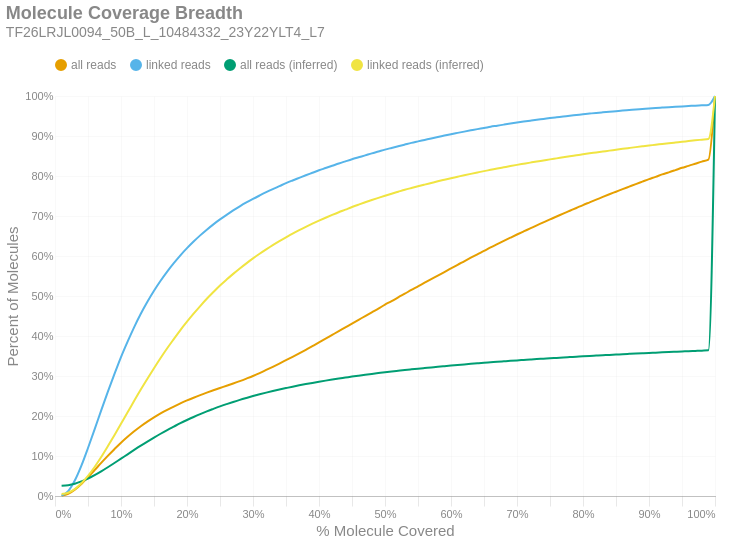

The code cell stored with this chart in its notebook:
### Markdown cell above
### Molecule Read Coverage
This chart shows molecule coverage breadth as computed by the number of bases aligned to that molecule. In other words, "*how much of each unique long molecule is actually sequenced/aligned?*" Keep in mind there is a distinction between sequences and alignments, since some sequences belonging to a particular molecule may not align well and wouldn't appear in the alignment data. This chart also shows molecule coverage breadth as computed by the *inferred fragment* from which the aligned sequences originate. Unlike read coverage, this calculation takes into account the total insert size, including unsequenced gaps between the forward and reverse reads. Like the previous figures, these are cumulative percents.

### Code cell
if SKIPLR:
    print_html(f"Skipped")
else:
    binned_df = consolidated_hist(valids['coverage_bp'], mask, 0.01, True)
    binned_df_inf = consolidated_hist(valids['coverage_inserts'], mask, 0.01, True)
    binned_df = binned_df.with_columns(pl.lit(binned_df_inf['all reads (cumsum)']).alias('all reads (inferred)'))
    binned_df = binned_df.with_columns(pl.lit(binned_df_inf['linked reads (cumsum)']).alias('linked reads (inferred)'))
    binned_df = binned_df.with_columns(
        (pl.col('bin').cast(pl.Float64) + 0.01).alias('right_edge')
    )

    with SafeRender(binned_df):
        (
            density_plot(binned_df, 'Molecule Coverage Breadth', samplename, 'molcov', ['all reads (inferred)','linked reads (inferred)'])
            .encode(
                #x=alt.X('bin:Q', title="% Molecule Covered").axis(format = '%').scale(padding=0),
                x=alt.X('right_edge:Q', title="% Molecule Covered").axis(format='%').scale(padding=0),
                y=alt.Y('value:Q', title='Percent of Molecules')
                    .axis(format='%')
                    .stack(False)
                    .scale(domainMin=0, padding=0),
                color=alt.Color("key:N").scale(domain = ["all reads", "linked reads", "all reads (inferred)", "linked reads (inferred)"]),
                tooltip = [
                    alt.Tooltip("key:N", title = "Data Type"),
                    alt.Tooltip("range_label:N", title="% Molecule Covered"),
                    alt.Tooltip("value:Q", format = ".2%", title="% Molecules")
                ]
            )
        ).display()

### Figure 1 — Vega-Lite specification as saved in the notebook (floating-point values rounded to 4 significant figures)
{"width": "container", "height": 400, "config": {"title": {"anchor": "start", "dy": -15, "fontSize": 18, "color": "#888888", "subtitleColor": "#888888", "subtitleFontSize": 14}, "arc": {"fill": "#0072B2"}, "axis": {"domainColor": "#888888", "domainWidth": 0.5, "gridWidth": 0.2, "grid": false, "titleFontWeight": 400, "titleFontSize": 15, "labelFontSize": 11, "labelColor": "#888888", "tickColor": "#888888", "tickWidth": 0.2, "titleColor": "#888888"}, "axisBand": {"grid": false}, "axisX": {"grid": true, "tickSize": 10, "domainCap": "round"}, "axisY": {"domain": false, "grid": true, "tickSize": 0, "domainCap": "round"}, "background": "transparent", "header": {"labelFontSize": 15, "labelColor": "#888888", "titleFontSize": 15, "titleFontWeight": 600, "titleColor": "#888888"}, "legend": {"labelFont": "sans-serif", "labelFontSize": 12, "labelColor": "#888888", "symbolSize": 100, "symbolType": "circle", "titleFontSize": 12, "titlePadding": 10, "titleColor": "#888888", "title": null, "orient": "top"}, "range": {"category": ["#E69F00", "#56B4E9", "#009E73", "#F0E442", "#0072B2", "#D55E00", "#CC79A7", "#000000"], "diverging": ["#cfe8f3", "#a2d4ec", "#73bfe2", "#46abdb", "#1696d2", "#12719e"]}, "area": {"fill": "#0072B2", "fillOpacity": 0.7, "line": true, "strokeOpacity": 0.7}, "line": {"color": "#0072B2", "stroke": "#0072B2", "strokeWidth": 2}, "trail": {"color": "#0072B2", "stroke": "#0072B2", "strokeWidth": 0, "size": 1}, "point": {"filled": true, "fillOpacity": 1.0, "size": 95}, "text": {"color": "#888888", "fontSize": 11, "align": "right", "fontWeight": 400, "size": 11}, "bar": {"fill": "#0072B2", "stroke": null}, "view": {"stroke": null, "continuousWidth": 660, "continuousHeight": 400}}, "data": {"name": "data-88b20ca5277ea9f97d6bed9be1112020"}, "mark": {"type": "line", "interpolate": "monotone", "point": {"opacity": 0, "size": 275}}, "encoding": {"color": {"field": "key", "scale": {"domain": ["all reads", "linked reads", "all reads (inferred)", "linked reads (inferred)"]}, "type": "nominal"}, "tooltip": [{"field": "key", "title": "Data Type", "type": "nominal"}, {"field": "range_label", "title": "% Molecule Covered", "type": "nominal"}, {"field": "value", "format": ".2%", "title": "% Molecules", "type": "quantitative"}], "x": {"axis": {"format": "%"}, "field": "right_edge", "scale": {"padding": 0}, "title": "% Molecule Covered", "type": "quantitative"}, "y": {"axis": {"format": "%"}, "field": "value", "scale": {"domainMin": 0, "padding": 0}, "stack": false, "title": "Percent of Molecules", "type": "quantitative"}}, "params": [{"name": "param_c36ac31b6afebe62", "select": {"type": "point", "fields": ["key"]}, "bind": "legend"}], "title": {"text": "Molecule Coverage Breadth", "subtitle": "TF26LRJL0094_50B_L_10484332_23Y22YLT4_L7"}, "transform": [{"fold": ["all reads (cumsum)", "linked reads (cumsum)", "all reads (inferred)", "linked reads (inferred)"]}, {"calculate": "replace(datum.key, ' (cumsum)', '')", "as": "key"}, {"filter": {"param": "param_c36ac31b6afebe62"}}], "usermeta": {"embedOptions": {"downloadFileName": "TF26LRJL0094_50B_L_10484332_23Y22YLT4_L7.molcov"}}, "$schema": "https://vega.github.io/schema/vega-lite/v6.4.1.json", "datasets": {"data-88b20ca5277ea9f97d6bed9be1112020": [{"bin": "0.0", "interval": "0.0-0.01", "all reads": 0.0004377, "linked reads": 0.0006977, "all reads (cumsum)": 0.0004377, "linked reads (cumsum)": 0.0006977, "range_label": "0.0-0.01", "all reads (inferred)": 0.02551, "linked reads (inferred)": 0.004897, "right_edge": 0.01}, {"bin": "0.01", "interval": "0.01-0.02", "all reads": 0.00489, "linked reads": 0.01153, "all reads (cumsum)": 0.005327, "linked reads (cumsum)": 0.01223, "range_label": "0.01-0.02", "all reads (inferred)": 0.02705, "linked reads (inferred)": 0.008216, "right_edge": 0.02}, {"bin": "0.02", "interval": "0.02-0.03", "all reads": 0.01053, "linked reads": 0.02645, "all reads (cumsum)": 0.01586, "linked reads (cumsum)": 0.03868, "range_label": "0.02-0.03", "all reads (inferred)": 0.0307, "linked reads (inferred)": 0.01718, "right_edge": 0.03}, {"bin": "0.03", "interval": "0.03-0.04", "all reads": 0.0143, "linked reads": 0.03719, "all reads (cumsum)": 0.03015, "linked reads (cumsum)": 0.07586, "range_label": "0.03-0.04", "all reads (inferred)": 0.03642, "linked reads (inferred)": 0.03173, "right_edge": 0.04}, {"bin": "0.04", "interval": "0.04-0.05", "all reads": 0.01684, "linked reads": 0.04409, "all reads (cumsum)": 0.04699, "linked reads (cumsum)": 0.12, "range_label": "0.04-0.05", "all reads (inferred)": 0.04367, "linked reads (inferred)": 0.05031, "right_edge": 0.05}, {"bin": "0.05", "interval": "0.05-0.06", "all reads": 0.01767, "linked reads": 0.04647, "all reads (cumsum)": 0.06466, "linked reads (cumsum)": 0.1664, "range_label": "0.05-0.06", "all reads (inferred)": 0.05219, "linked reads (inferred)": 0.07249, "right_edge": 0.06}, {"bin": "0.06", "interval": "0.06-0.07", "all reads": 0.01807, "linked reads": 0.04764, "all reads (cumsum)": 0.08273, "linked reads (cumsum)": 0.2141, "range_label": "0.06-0.07", "all reads (inferred)": 0.0617, "linked reads (inferred)": 0.09733, "right_edge": 0.07}, {"bin": "0.07", "interval": "0.07-0.08", "all reads": 0.0175, "linked reads": 0.04615, "all reads (cumsum)": 0.1002, "linked reads (cumsum)": 0.2602, "range_label": "0.07-0.08", "all reads (inferred)": 0.07192, "linked reads (inferred)": 0.1242, "right_edge": 0.08}, {"bin": "0.08", "interval": "0.08-0.09", "all reads": 0.01684, "linked reads": 0.04446, "all reads (cumsum)": 0.1171, "linked reads (cumsum)": 0.3047, "range_label": "0.08-0.09", "all reads (inferred)": 0.08251, "linked reads (inferred)": 0.152, "right_edge": 0.09}, {"bin": "0.09", "interval": "0.09-0.1", "all reads": 0.0162, "linked reads": 0.04275, "all reads (cumsum)": 0.1333, "linked reads (cumsum)": 0.3474, "range_label": "0.09-0.1", "all reads (inferred)": 0.09342, "linked reads (inferred)": 0.1808, "right_edge": 0.1}, {"bin": "0.1", "interval": "0.1-0.11", "all reads": 0.01468, "linked reads": 0.0386, "all reads (cumsum)": 0.1479, "linked reads (cumsum)": 0.386, "range_label": "0.1-0.11", "all reads (inferred)": 0.1042, "linked reads (inferred)": 0.2093, "right_edge": 0.11}, {"bin": "0.11", "interval": "0.11-0.12", "all reads": 0.0138, "linked reads": 0.03634, "all reads (cumsum)": 0.1617, "linked reads (cumsum)": 0.4224, "range_label": "0.11-0.12", "all reads (inferred)": 0.1151, "linked reads (inferred)": 0.2381, "right_edge": 0.12}, {"bin": "0.12", "interval": "0.12-0.13", "all reads": 0.01271, "linked reads": 0.03325, "all reads (cumsum)": 0.1744, "linked reads (cumsum)": 0.4556, "range_label": "0.12-0.13", "all reads (inferred)": 0.1258, "linked reads (inferred)": 0.2662, "right_edge": 0.13}, {"bin": "0.13", "interval": "0.13-0.14", "all reads": 0.0115, "linked reads": 0.02997, "all reads (cumsum)": 0.1859, "linked reads (cumsum)": 0.4856, "range_label": "0.13-0.14", "all reads (inferred)": 0.136, "linked reads (inferred)": 0.2932, "right_edge": 0.14}, {"bin": "0.14", "interval": "0.14-0.15", "all reads": 0.01065, "linked reads": 0.02748, "all reads (cumsum)": 0.1966, "linked reads (cumsum)": 0.5131, "range_label": "0.14-0.15", "all reads (inferred)": 0.146, "linked reads (inferred)": 0.3196, "right_edge": 0.15}, {"bin": "0.15", "interval": "0.15-0.16", "all reads": 0.009786, "linked reads": 0.02507, "all reads (cumsum)": 0.2064, "linked reads (cumsum)": 0.5381, "range_label": "0.15-0.16", "all reads (inferred)": 0.1556, "linked reads (inferred)": 0.345, "right_edge": 0.16}, {"bin": "0.16", "interval": "0.16-0.17", "all reads": 0.00897, "linked reads": 0.02289, "all reads (cumsum)": 0.2154, "linked reads (cumsum)": 0.561, "range_label": "0.16-0.17", "all reads (inferred)": 0.1648, "linked reads (inferred)": 0.3693, "right_edge": 0.17}, {"bin": "0.17", "interval": "0.17-0.18", "all reads": 0.008326, "linked reads": 0.02099, "all reads (cumsum)": 0.2237, "linked reads (cumsum)": 0.582, "range_label": "0.17-0.18", "all reads (inferred)": 0.1735, "linked reads (inferred)": 0.3923, "right_edge": 0.18}, {"bin": "0.18", "interval": "0.18-0.19", "all reads": 0.007901, "linked reads": 0.01965, "all reads (cumsum)": 0.2316, "linked reads (cumsum)": 0.6017, "range_label": "0.18-0.19", "all reads (inferred)": 0.1821, "linked reads (inferred)": 0.4149, "right_edge": 0.19}, {"bin": "0.19", "interval": "0.19-0.2", "all reads": 0.007289, "linked reads": 0.01791, "all reads (cumsum)": 0.2389, "linked reads (cumsum)": 0.6196, "range_label": "0.19-0.2", "all reads (inferred)": 0.1899, "linked reads (inferred)": 0.4358, "right_edge": 0.2}, {"bin": "0.2", "interval": "0.2-0.21", "all reads": 0.006828, "linked reads": 0.01651, "all reads (cumsum)": 0.2457, "linked reads (cumsum)": 0.6361, "range_label": "0.2-0.21", "all reads (inferred)": 0.1975, "linked reads (inferred)": 0.4557, "right_edge": 0.21}, {"bin": "0.21", "interval": "0.21-0.22", "all reads": 0.006512, "linked reads": 0.01549, "all reads (cumsum)": 0.2522, "linked reads (cumsum)": 0.6516, "range_label": "0.21-0.22", "all reads (inferred)": 0.2047, "linked reads (inferred)": 0.4748, "right_edge": 0.22}, {"bin": "0.22", "interval": "0.22-0.23", "all reads": 0.006128, "linked reads": 0.01421, "all reads (cumsum)": 0.2583, "linked reads (cumsum)": 0.6658, "range_label": "0.22-0.23", "all reads (inferred)": 0.2116, "linked reads (inferred)": 0.493, "right_edge": 0.23}, {"bin": "0.23", "interval": "0.23-0.24", "all reads": 0.005937, "linked reads": 0.01334, "all reads (cumsum)": 0.2643, "linked reads (cumsum)": 0.6791, "range_label": "0.23-0.24", "all reads (inferred)": 0.218, "linked reads (inferred)": 0.5098, "right_edge": 0.24}, {"bin": "0.24", "interval": "0.24-0.25", "all reads": 0.005706, "linked reads": 0.01235, "all reads (cumsum)": 0.27, "linked reads (cumsum)": 0.6915, "range_label": "0.24-0.25", "all reads (inferred)": 0.2242, "linked reads (inferred)": 0.5262, "right_edge": 0.25}, {"bin": "0.25", "interval": "0.25-0.26", "all reads": 0.005548, "linked reads": 0.01141, "all reads (cumsum)": 0.2755, "linked reads (cumsum)": 0.7029, "range_label": "0.25-0.26", "all reads (inferred)": 0.2298, "linked reads (inferred)": 0.5411, "right_edge": 0.26}, {"bin": "0.26", "interval": "0.26-0.27", "all reads": 0.005716, "linked reads": 0.01097, "all reads (cumsum)": 0.2812, "linked reads (cumsum)": 0.7138, "range_label": "0.26-0.27", "all reads (inferred)": 0.2352, "linked reads (inferred)": 0.5553, "right_edge": 0.27}, {"bin": "0.27", "interval": "0.27-0.28", "all reads": 0.005948, "linked reads": 0.01029, "all reads (cumsum)": 0.2872, "linked reads (cumsum)": 0.7241, "range_label": "0.27-0.28", "all reads (inferred)": 0.2404, "linked reads (inferred)": 0.5689, "right_edge": 0.28}, {"bin": "0.28", "interval": "0.28-0.29", "all reads": 0.006295, "linked reads": 0.009647, "all reads (cumsum)": 0.2935, "linked reads (cumsum)": 0.7338, "range_label": "0.28-0.29", "all reads (inferred)": 0.2452, "linked reads (inferred)": 0.5817, "right_edge": 0.29}, {"bin": "0.29", "interval": "0.29-0.3", "all reads": 0.006537, "linked reads": 0.008961, "all reads (cumsum)": 0.3, "linked reads (cumsum)": 0.7427, "range_label": "0.29-0.3", "all reads (inferred)": 0.2499, "linked reads (inferred)": 0.594, "right_edge": 0.3}, {"bin": "0.3", "interval": "0.3-0.31", "all reads": 0.007256, "linked reads": 0.008537, "all reads (cumsum)": 0.3073, "linked reads (cumsum)": 0.7513, "range_label": "0.3-0.31", "all reads (inferred)": 0.2542, "linked reads (inferred)": 0.6056, "right_edge": 0.31}, {"bin": "0.31", "interval": "0.31-0.32", "all reads": 0.007803, "linked reads": 0.00829, "all reads (cumsum)": 0.3151, "linked reads (cumsum)": 0.7596, "range_label": "0.31-0.32", "all reads (inferred)": 0.2584, "linked reads (inferred)": 0.6165, "right_edge": 0.32}, {"bin": "0.32", "interval": "0.32-0.33", "all reads": 0.007952, "linked reads": 0.007773, "all reads (cumsum)": 0.323, "linked reads (cumsum)": 0.7673, "range_label": "0.32-0.33", "all reads (inferred)": 0.2624, "linked reads (inferred)": 0.6271, "right_edge": 0.33}, {"bin": "0.33", "interval": "0.33-0.34", "all reads": 0.008128, "linked reads": 0.007335, "all reads (cumsum)": 0.3312, "linked reads (cumsum)": 0.7747, "range_label": "0.33-0.34", "all reads (inferred)": 0.2662, "linked reads (inferred)": 0.6371, "right_edge": 0.34}, {"bin": "0.34", "interval": "0.34-0.35", "all reads": 0.008385, "linked reads": 0.007441, "all reads (cumsum)": 0.3395, "linked reads (cumsum)": 0.7821, "range_label": "0.34-0.35", "all reads (inferred)": 0.2698, "linked reads (inferred)": 0.6467, "right_edge": 0.35}, {"bin": "0.35", "interval": "0.35-0.36", "all reads": 0.008405, "linked reads": 0.00675, "all reads (cumsum)": 0.348, "linked reads (cumsum)": 0.7889, "range_label": "0.35-0.36", "all reads (inferred)": 0.2733, "linked reads (inferred)": 0.656, "right_edge": 0.36}, {"bin": "0.36", "interval": "0.36-0.37", "all reads": 0.008647, "linked reads": 0.006535, "all reads (cumsum)": 0.3566, "linked reads (cumsum)": 0.7954, "range_label": "0.36-0.37", "all reads (inferred)": 0.2766, "linked reads (inferred)": 0.6646, "right_edge": 0.37}, {"bin": "0.37", "interval": "0.37-0.38", "all reads": 0.008917, "linked reads": 0.006493, "all reads (cumsum)": 0.3655, "linked reads (cumsum)": 0.8019, "range_label": "0.37-0.38", "all reads (inferred)": 0.2797, "linked reads (inferred)": 0.6729, "right_edge": 0.38}, {"bin": "0.38", "interval": "0.38-0.39", "all reads": 0.009038, "linked reads": 0.006162, "all reads (cumsum)": 0.3746, "linked reads (cumsum)": 0.8081, "range_label": "0.38-0.39", "all reads (inferred)": 0.2828, "linked reads (inferred)": 0.6808, "right_edge": 0.39}, {"bin": "0.39", "interval": "0.39-0.4", "all reads": 0.009426, "linked reads": 0.00616, "all reads (cumsum)": 0.384, "linked reads (cumsum)": 0.8142, "range_label": "0.39-0.4", "all reads (inferred)": 0.2856, "linked reads (inferred)": 0.6884, "right_edge": 0.4}, {"bin": "0.4", "interval": "0.4-0.41", "all reads": 0.009219, "linked reads": 0.005648, "all reads (cumsum)": 0.3932, "linked reads (cumsum)": 0.8199, "range_label": "0.4-0.41", "all reads (inferred)": 0.2884, "linked reads (inferred)": 0.6957, "right_edge": 0.41}, {"bin": "0.41", "interval": "0.41-0.42", "all reads": 0.009521, "linked reads": 0.005671, "all reads (cumsum)": 0.4027, "linked reads (cumsum)": 0.8255, "range_label": "0.41-0.42", "all reads (inferred)": 0.2911, "linked reads (inferred)": 0.7027, "right_edge": 0.42}, {"bin": "0.42", "interval": "0.42-0.43", "all reads": 0.009536, "linked reads": 0.005714, "all reads (cumsum)": 0.4123, "linked reads (cumsum)": 0.8313, "range_label": "0.42-0.43", "all reads (inferred)": 0.2937, "linked reads (inferred)": 0.7095, "right_edge": 0.43}, {"bin": "0.43", "interval": "0.43-0.44", "all reads": 0.009405, "linked reads": 0.005325, "all reads (cumsum)": 0.4217, "linked reads (cumsum)": 0.8366, "range_label": "0.43-0.44", "all reads (inferred)": 0.2961, "linked reads (inferred)": 0.7159, "right_edge": 0.44}, {"bin": "0.44", "interval": "0.44-0.45", "all reads": 0.00952, "linked reads": 0.005255, "all reads (cumsum)": 0.4312, "linked reads (cumsum)": 0.8418, "range_label": "0.44-0.45", "all reads (inferred)": 0.2986, "linked reads (inferred)": 0.7225, "right_edge": 0.45}, {"bin": "0.45", "interval": "0.45-0.46", "all reads": 0.009371, "linked reads": 0.004924, "all reads (cumsum)": 0.4406, "linked reads (cumsum)": 0.8468, "range_label": "0.45-0.46", "all reads (inferred)": 0.3009, "linked reads (inferred)": 0.7285, "right_edge": 0.46}, {"bin": "0.46", "interval": "0.46-0.47", "all reads": 0.009221, "linked reads": 0.004858, "all reads (cumsum)": 0.4498, "linked reads (cumsum)": 0.8516, "range_label": "0.46-0.47", "all reads (inferred)": 0.3031, "linked reads (inferred)": 0.7343, "right_edge": 0.47}, {"bin": "0.47", "interval": "0.47-0.48", "all reads": 0.009406, "linked reads": 0.004977, "all reads (cumsum)": 0.4592, "linked reads (cumsum)": 0.8566, "range_label": "0.47-0.48", "all reads (inferred)": 0.3052, "linked reads (inferred)": 0.7399, "right_edge": 0.48}, {"bin": "0.48", "interval": "0.48-0.49", "all reads": 0.009122, "linked reads": 0.004614, "all reads (cumsum)": 0.4683, "linked reads (cumsum)": 0.8612, "range_label": "0.48-0.49", "all reads (inferred)": 0.3073, "linked reads (inferred)": 0.7453, "right_edge": 0.49}, {"bin": "0.49", "interval": "0.49-0.5", "all reads": 0.01016, "linked reads": 0.004678, "all reads (cumsum)": 0.4785, "linked reads (cumsum)": 0.8659, "range_label": "0.49-0.5", "all reads (inferred)": 0.3093, "linked reads (inferred)": 0.7506, "right_edge": 0.5}, {"bin": "0.5", "interval": "0.5-0.51", "all reads": 0.008622, "linked reads": 0.004294, "all reads (cumsum)": 0.4871, "linked reads (cumsum)": 0.8702, "range_label": "0.5-0.51", "all reads (inferred)": 0.3113, "linked reads (inferred)": 0.7558, "right_edge": 0.51}, {"bin": "0.51", "interval": "0.51-0.52", "all reads": 0.009527, "linked reads": 0.004237, "all reads (cumsum)": 0.4966, "linked reads (cumsum)": 0.8744, "range_label": "0.51-0.52", "all reads (inferred)": 0.3132, "linked reads (inferred)": 0.7607, "right_edge": 0.52}, {"bin": "0.52", "interval": "0.52-0.53", "all reads": 0.009129, "linked reads": 0.004205, "all reads (cumsum)": 0.5057, "linked reads (cumsum)": 0.8786, "range_label": "0.52-0.53", "all reads (inferred)": 0.315, "linked reads (inferred)": 0.7655, "right_edge": 0.53}, {"bin": "0.53", "interval": "0.53-0.54", "all reads": 0.00945, "linked reads": 0.004192, "all reads (cumsum)": 0.5152, "linked reads (cumsum)": 0.8828, "range_label": "0.53-0.54", "all reads (inferred)": 0.3167, "linked reads (inferred)": 0.7699, "right_edge": 0.54}, {"bin": "0.54", "interval": "0.54-0.55", "all reads": 0.008864, "linked reads": 0.003761, "all reads (cumsum)": 0.5241, "linked reads (cumsum)": 0.8866, "range_label": "0.54-0.55", "all reads (inferred)": 0.3183, "linked reads (inferred)": 0.7743, "right_edge": 0.55}, {"bin": "0.55", "interval": "0.55-0.56", "all reads": 0.009104, "linked reads": 0.003676, "all reads (cumsum)": 0.5332, "linked reads (cumsum)": 0.8903, "range_label": "0.55-0.56", "all reads (inferred)": 0.3199, "linked reads (inferred)": 0.7785, "right_edge": 0.56}, {"bin": "0.56", "interval": "0.56-0.57", "all reads": 0.00907, "linked reads": 0.003708, "all reads (cumsum)": 0.5422, "linked reads (cumsum)": 0.894, "range_label": "0.56-0.57", "all reads (inferred)": 0.3215, "linked reads (inferred)": 0.7826, "right_edge": 0.57}, {"bin": "0.57", "interval": "0.57-0.58", "all reads": 0.008746, "linked reads": 0.003606, "all reads (cumsum)": 0.551, "linked reads (cumsum)": 0.8976, "range_label": "0.57-0.58", "all reads (inferred)": 0.3232, "linked reads (inferred)": 0.7868, "right_edge": 0.58}, {"bin": "0.58", "interval": "0.58-0.59", "all reads": 0.008886, "linked reads": 0.003436, "all reads (cumsum)": 0.5599, "linked reads (cumsum)": 0.901, "range_label": "0.58-0.59", "all reads (inferred)": 0.3247, "linked reads (inferred)": 0.7907, "right_edge": 0.59}, {"bin": "0.59", "interval": "0.59-0.6", "all reads": 0.009165, "linked reads": 0.003536, "all reads (cumsum)": 0.569, "linked reads (cumsum)": 0.9045, "range_label": "0.59-0.6", "all reads (inferred)": 0.3262, "linked reads (inferred)": 0.7945, "right_edge": 0.6}, {"bin": "0.6", "interval": "0.6-0.61", "all reads": 0.0087, "linked reads": 0.003233, "all reads (cumsum)": 0.5777, "linked reads (cumsum)": 0.9078, "range_label": "0.6-0.61", "all reads (inferred)": 0.3276, "linked reads (inferred)": 0.7982, "right_edge": 0.61}, {"bin": "0.61", "interval": "0.61-0.62", "all reads": 0.009117, "linked reads": 0.003199, "all reads (cumsum)": 0.5868, "linked reads (cumsum)": 0.911, "range_label": "0.61-0.62", "all reads (inferred)": 0.329, "linked reads (inferred)": 0.8018, "right_edge": 0.62}, {"bin": "0.62", "interval": "0.62-0.63", "all reads": 0.008816, "linked reads": 0.003148, "all reads (cumsum)": 0.5957, "linked reads (cumsum)": 0.9141, "range_label": "0.62-0.63", "all reads (inferred)": 0.3304, "linked reads (inferred)": 0.8053, "right_edge": 0.63}, {"bin": "0.63", "interval": "0.63-0.64", "all reads": 0.008615, "linked reads": 0.003107, "all reads (cumsum)": 0.6043, "linked reads (cumsum)": 0.9172, "range_label": "0.63-0.64", "all reads (inferred)": 0.3317, "linked reads (inferred)": 0.8088, "right_edge": 0.64}, {"bin": "0.64", "interval": "0.64-0.65", "all reads": 0.008388, "linked reads": 0.002799, "all reads (cumsum)": 0.6127, "linked reads (cumsum)": 0.92, "range_label": "0.64-0.65", "all reads (inferred)": 0.333, "linked reads (inferred)": 0.8122, "right_edge": 0.65}, {"bin": "0.65", "interval": "0.65-0.66", "all reads": 0.008834, "linked reads": 0.003086, "all reads (cumsum)": 0.6215, "linked reads (cumsum)": 0.9231, "range_label": "0.65-0.66", "all reads (inferred)": 0.3342, "linked reads (inferred)": 0.8154, "right_edge": 0.66}, {"bin": "0.66", "interval": "0.66-0.67", "all reads": 0.008075, "linked reads": 0.002606, "all reads (cumsum)": 0.6296, "linked reads (cumsum)": 0.9257, "range_label": "0.66-0.67", "all reads (inferred)": 0.3355, "linked reads (inferred)": 0.8187, "right_edge": 0.67}, {"bin": "0.67", "interval": "0.67-0.68", "all reads": 0.00814, "linked reads": 0.002691, "all reads (cumsum)": 0.6377, "linked reads (cumsum)": 0.9284, "range_label": "0.67-0.68", "all reads (inferred)": 0.3367, "linked reads (inferred)": 0.8217, "right_edge": 0.68}, {"bin": "0.68", "interval": "0.68-0.69", "all reads": 0.008046, "linked reads": 0.00264, "all reads (cumsum)": 0.6458, "linked reads (cumsum)": 0.931, "range_label": "0.68-0.69", "all reads (inferred)": 0.3379, "linked reads (inferred)": 0.8248, "right_edge": 0.69}, {"bin": "0.69", "interval": "0.69-0.7", "all reads": 0.007934, "linked reads": 0.002528, "all reads (cumsum)": 0.6537, "linked reads (cumsum)": 0.9336, "range_label": "0.69-0.7", "all reads (inferred)": 0.339, "linked reads (inferred)": 0.8278, "right_edge": 0.7}, {"bin": "0.7", "interval": "0.7-0.71", "all reads": 0.007689, "linked reads": 0.002403, "all reads (cumsum)": 0.6614, "linked reads (cumsum)": 0.936, "range_label": "0.7-0.71", "all reads (inferred)": 0.3401, "linked reads (inferred)": 0.8306, "right_edge": 0.71}, {"bin": "0.71", "interval": "0.71-0.72", "all reads": 0.007574, "linked reads": 0.002313, "all reads (cumsum)": 0.669, "linked reads (cumsum)": 0.9383, "range_label": "0.71-0.72", "all reads (inferred)": 0.3412, "linked reads (inferred)": 0.8334, "right_edge": 0.72}, {"bin": "0.72", "interval": "0.72-0.73", "all reads": 0.007716, "linked reads": 0.002246, "all reads (cumsum)": 0.6767, "linked reads (cumsum)": 0.9405, "range_label": "0.72-0.73", "all reads (inferred)": 0.3423, "linked reads (inferred)": 0.8362, "right_edge": 0.73}, {"bin": "0.73", "interval": "0.73-0.74", "all reads": 0.007403, "linked reads": 0.002053, "all reads (cumsum)": 0.6841, "linked reads (cumsum)": 0.9426, "range_label": "0.73-0.74", "all reads (inferred)": 0.3433, "linked reads (inferred)": 0.8388, "right_edge": 0.74}, {"bin": "0.74", "interval": "0.74-0.75", "all reads": 0.00757, "linked reads": 0.002154, "all reads (cumsum)": 0.6916, "linked reads (cumsum)": 0.9447, "range_label": "0.74-0.75", "all reads (inferred)": 0.3443, "linked reads (inferred)": 0.8415, "right_edge": 0.75}, {"bin": "0.75", "interval": "0.75-0.76", "all reads": 0.007063, "linked reads": 0.001985, "all reads (cumsum)": 0.6987, "linked reads (cumsum)": 0.9467, "range_label": "0.75-0.76", "all reads (inferred)": 0.3453, "linked reads (inferred)": 0.8441, "right_edge": 0.76}, {"bin": "0.76", "interval": "0.76-0.77", "all reads": 0.007251, "linked reads": 0.00194, "all reads (cumsum)": 0.706, "linked reads (cumsum)": 0.9487, "range_label": "0.76-0.77", "all reads (inferred)": 0.3463, "linked reads (inferred)": 0.8467, "right_edge": 0.77}, {"bin": "0.77", "interval": "0.77-0.78", "all reads": 0.00709, "linked reads": 0.002025, "all reads (cumsum)": 0.713, "linked reads (cumsum)": 0.9507, "range_label": "0.77-0.78", "all reads (inferred)": 0.3473, "linked reads (inferred)": 0.8492, "right_edge": 0.78}, {"bin": "0.78", "interval": "0.78-0.79", "all reads": 0.007047, "linked reads": 0.001796, "all reads (cumsum)": 0.7201, "linked reads (cumsum)": 0.9525, "range_label": "0.78-0.79", "all reads (inferred)": 0.3483, "linked reads (inferred)": 0.8518, "right_edge": 0.79}, {"bin": "0.79", "interval": "0.79-0.8", "all reads": 0.007289, "linked reads": 0.001885, "all reads (cumsum)": 0.7274, "linked reads (cumsum)": 0.9544, "range_label": "0.79-0.8", "all reads (inferred)": 0.3493, "linked reads (inferred)": 0.8543, "right_edge": 0.8}, {"bin": "0.8", "interval": "0.8-0.81", "all reads": 0.006698, "linked reads": 0.00169, "all reads (cumsum)": 0.7341, "linked reads (cumsum)": 0.9561, "range_label": "0.8-0.81", "all reads (inferred)": 0.3502, "linked reads (inferred)": 0.8566, "right_edge": 0.81}, {"bin": "0.81", "interval": "0.81-0.82", "all reads": 0.006723, "linked reads": 0.001673, "all reads (cumsum)": 0.7408, "linked reads (cumsum)": 0.9577, "range_label": "0.81-0.82", "all reads (inferred)": 0.351, "linked reads (inferred)": 0.8588, "right_edge": 0.82}, {"bin": "0.82", "interval": "0.82-0.83", "all reads": 0.006867, "linked reads": 0.001528, "all reads (cumsum)": 0.7477, "linked reads (cumsum)": 0.9593, "range_label": "0.82-0.83", "all reads (inferred)": 0.3519, "linked reads (inferred)": 0.8611, "right_edge": 0.83}, {"bin": "0.83", "interval": "0.83-0.84", "all reads": 0.006707, "linked reads": 0.001473, "all reads (cumsum)": 0.7544, "linked reads (cumsum)": 0.9607, "range_label": "0.83-0.84", "all reads (inferred)": 0.3528, "linked reads (inferred)": 0.8634, "right_edge": 0.84}, {"bin": "0.84", "interval": "0.84-0.85", "all reads": 0.006382, "linked reads": 0.001412, "all reads (cumsum)": 0.7608, "linked reads (cumsum)": 0.9622, "range_label": "0.84-0.85", "all reads (inferred)": 0.3536, "linked reads (inferred)": 0.8656, "right_edge": 0.85}, {"bin": "0.85", "interval": "0.85-0.86", "all reads": 0.006428, "linked reads": 0.001439, "all reads (cumsum)": 0.7672, "linked reads (cumsum)": 0.9636, "range_label": "0.85-0.86", "all reads (inferred)": 0.3545, "linked reads (inferred)": 0.8679, "right_edge": 0.86}, {"bin": "0.86", "interval": "0.86-0.87", "all reads": 0.006289, "linked reads": 0.001299, "all reads (cumsum)": 0.7735, "linked reads (cumsum)": 0.9649, "range_label": "0.86-0.87", "all reads (inferred)": 0.3553, "linked reads (inferred)": 0.8701, "right_edge": 0.87}, {"bin": "0.87", "interval": "0.87-0.88", "all reads": 0.006288, "linked reads": 0.001335, "all reads (cumsum)": 0.7798, "linked reads (cumsum)": 0.9662, "range_label": "0.87-0.88", "all reads (inferred)": 0.3561, "linked reads (inferred)": 0.8722, "right_edge": 0.88}, {"bin": "0.88", "interval": "0.88-0.89", "all reads": 0.006159, "linked reads": 0.001254, "all reads (cumsum)": 0.7859, "linked reads (cumsum)": 0.9675, "range_label": "0.88-0.89", "all reads (inferred)": 0.3569, "linked reads (inferred)": 0.8742, "right_edge": 0.89}, {"bin": "0.89", "interval": "0.89-0.9", "all reads": 0.006167, "linked reads": 0.001295, "all reads (cumsum)": 0.7921, "linked reads (cumsum)": 0.9688, "range_label": "0.89-0.9", "all reads (inferred)": 0.3577, "linked reads (inferred)": 0.8762, "right_edge": 0.9}, {"bin": "0.9", "interval": "0.9-0.91", "all reads": 0.005657, "linked reads": 0.001197, "all reads (cumsum)": 0.7977, "linked reads (cumsum)": 0.97, "range_label": "0.9-0.91", "all reads (inferred)": 0.3584, "linked reads (inferred)": 0.8781, "right_edge": 0.91}, {"bin": "0.91", "interval": "0.91-0.92", "all reads": 0.006269, "linked reads": 0.001057, "all reads (cumsum)": 0.804, "linked reads (cumsum)": 0.971, "range_label": "0.91-0.92", "all reads (inferred)": 0.3592, "linked reads (inferred)": 0.8801, "right_edge": 0.92}, {"bin": "0.92", "interval": "0.92-0.93", "all reads": 0.005092, "linked reads": 0.001048, "all reads (cumsum)": 0.8091, "linked reads (cumsum)": 0.9721, "range_label": "0.92-0.93", "all reads (inferred)": 0.3599, "linked reads (inferred)": 0.882, "right_edge": 0.93}, {"bin": "0.93", "interval": "0.93-0.94", "all reads": 0.005624, "linked reads": 0.0009946, "all reads (cumsum)": 0.8147, "linked reads (cumsum)": 0.9731, "range_label": "0.93-0.94", "all reads (inferred)": 0.3606, "linked reads (inferred)": 0.8838, "right_edge": 0.94}, {"bin": "0.94", "interval": "0.94-0.95", "all reads": 0.005782, "linked reads": 0.0009473, "all reads (cumsum)": 0.8205, "linked reads (cumsum)": 0.974, "range_label": "0.94-0.95", "all reads (inferred)": 0.3613, "linked reads (inferred)": 0.8855, "right_edge": 0.95}, {"bin": "0.95", "interval": "0.95-0.96", "all reads": 0.004897, "linked reads": 0.0009227, "all reads (cumsum)": 0.8254, "linked reads (cumsum)": 0.9749, "range_label": "0.95-0.96", "all reads (inferred)": 0.362, "linked reads (inferred)": 0.8873, "right_edge": 0.96}, {"bin": "0.96", "interval": "0.96-0.97", "all reads": 0.005272, "linked reads": 0.0009568, "all reads (cumsum)": 0.8307, "linked reads (cumsum)": 0.9759, "range_label": "0.96-0.97", "all reads (inferred)": 0.3627, "linked reads (inferred)": 0.8891, "right_edge": 0.97}, {"bin": "0.97", "interval": "0.97-0.98", "all reads": 0.00531, "linked reads": 0.0008509, "all reads (cumsum)": 0.836, "linked reads (cumsum)": 0.9767, "range_label": "0.97-0.98", "all reads (inferred)": 0.3634, "linked reads (inferred)": 0.8909, "right_edge": 0.98}, {"bin": "0.98", "interval": "0.98-0.99", "all reads": 0.004789, "linked reads": 0.0008982, "all reads (cumsum)": 0.8408, "linked reads (cumsum)": 0.9776, "range_label": "0.98-0.99", "all reads (inferred)": 0.3641, "linked reads (inferred)": 0.8926, "right_edge": 0.99}, {"bin": "0.99", "interval": "0.99-1.0", "all reads": 0.1592, "linked reads": 0.02235, "all reads (cumsum)": 1.0, "linked reads (cumsum)": 1.0, "range_label": "0.99-1.0", "all reads (inferred)": 1.0, "linked reads (inferred)": 1.0, "right_edge": 1.0}]}}
